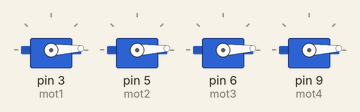
This sketch was run on a simulated Arduino Uno, built with avr-gcc and run on an emulated ATmega328P. On the bench: 4 × servo.

Above: at 0.05 s.
At 0.9 s:
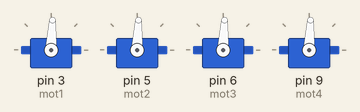
At 1.2 s:
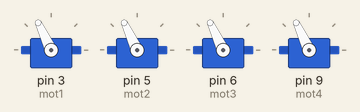
At 1.8 s:
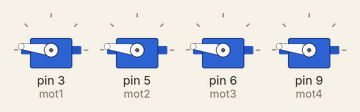
At 2.65 s:
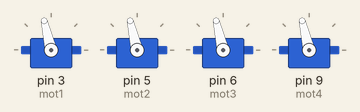
At 3.55 s:
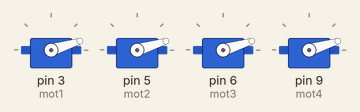
Timing chart, 0 to 8.5 s (numbered marks = the images above):
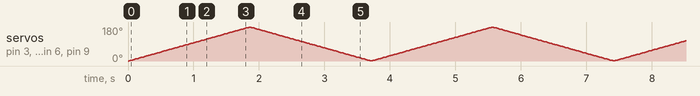

The sketch:

sketch_aug20a.ino
```cpp
#include <Servo.h>

Servo mot1;
Servo mot2;
Servo mot3;
Servo mot4;

int i = 0;

void setup() {
  mot1.attach(3);
  mot2.attach(5);
  mot3.attach(6);
  mot4.attach(9);
}

void loop() {
  for (i = 0; i < 180; i++) {
    mot1.write(i);
    mot2.write(i);
    mot3.write(i);
    mot4.write(i);
    delay(10);
  }
  for (i = 180; i > 0; i--) {
    mot1.write(i);
    mot2.write(i);
    mot3.write(i);
    mot4.write(i);
    delay(10);
  }

}
```
